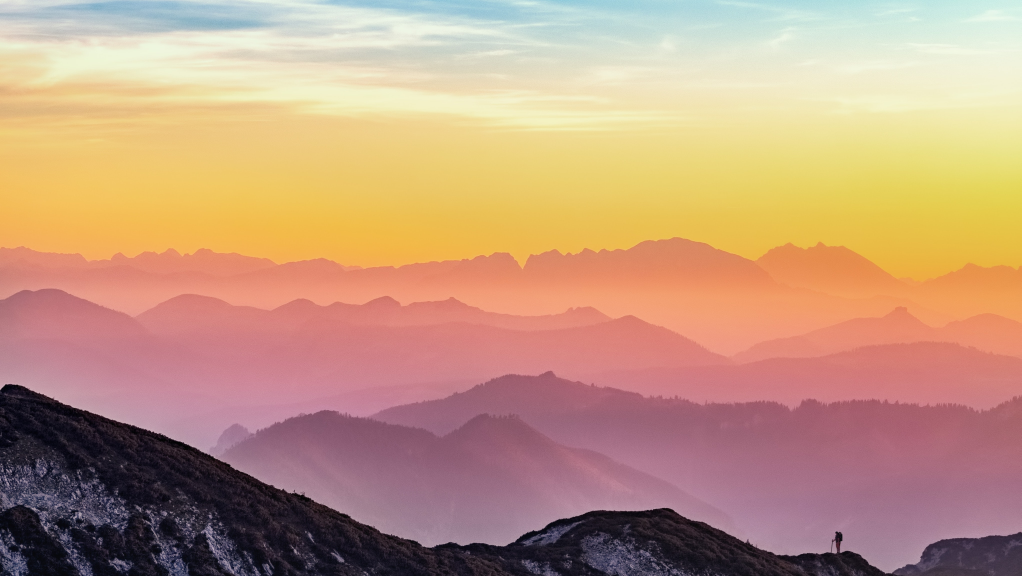
#> input picture Task2_Computer_Vision/assets/image.jpg, 4088 x 2304 px (shown at 1/4 size)
$ python final_result.py --input_file assets/image.jpg
#> lines starting #> are read from the running program, lines starting #| are printed output that depends on the picture
#!/usr/bin/python3
import cv2
import numpy as np
import argparse

parser = argparse.ArgumentParser(description="Can check pixel value of any point in given photo.")
parser.add_argument('--input_file', type=str, help="(Required) the image file you want to read")
parser.add_argument('--wt_ratio', type=float, default=1, help="width ratio to resize frame horizontally")
parser.add_argument("--ht_ratio", type=float, default=1, help="height ratio to resize frame veritcally")
parser.add_argument("--wt_size", type=int, default=0, help="to provide the frame width size in pixels")
parser.add_argument("--ht_size", type=int, default=0, help="to provide the frame height size in pixels")
parser.add_argument("--pallete_size", type=int, default=40, help="to provide height for the pallete window showing pixel value")

args = parser.parse_args()

INPUT_FILE = args.input_file
assert INPUT_FILE != None, "Please provide a image file"
WT_RATIO = args.wt_ratio
HT_RATIO = args.ht_ratio
WT_SIZE = args.wt_size
HT_SIZE = args.ht_size
HEIGHT = args.pallete_size
WINDOW_NAME = "Color Picker"

image = cv2.imread(INPUT_FILE)
#> image is the input picture: shape (2304, 4088, 3); mean B, G, R 127.4, 153.7, 192.1
assert type(image) != type(None), "Please provide valid image location"
image = cv2.resize(image, (WT_SIZE,HT_SIZE), fx=WT_RATIO, fy=HT_RATIO)

display_portion = np.zeros((HEIGHT, image.shape[1], 3),dtype=np.uint8)
updated_image = np.vstack((image, display_portion))
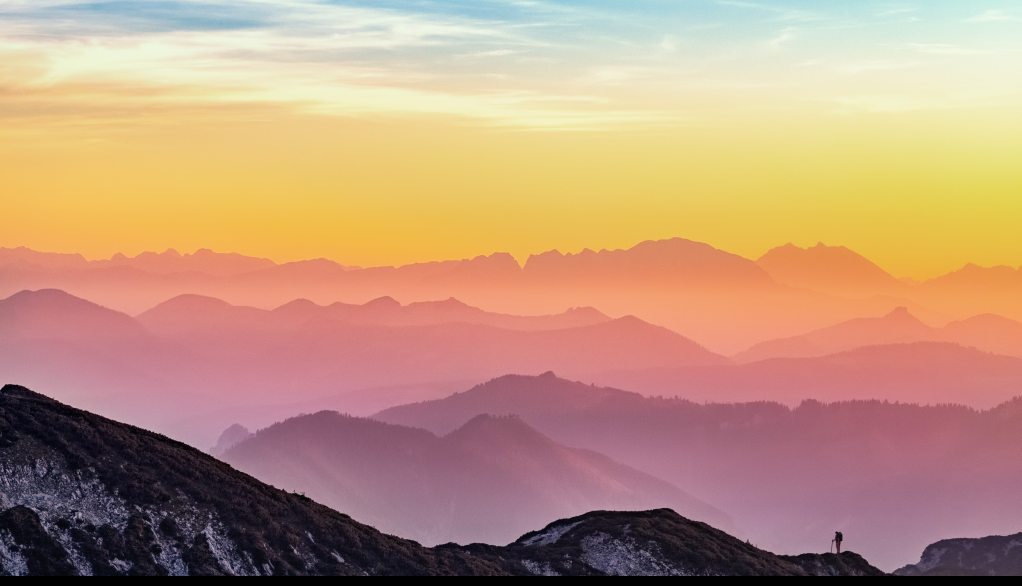
#> updated_image: shape (2344, 4088, 3) (shown at 1/4 size); mean B, G, R 125.2, 151.1, 188.9
temp = image.copy()
# Default Text
cv2.putText(updated_image, text="Hover Over Image To See Pixel Value | Double Click to Print on Console", org=(10, image.shape[0]+HEIGHT-10), fontFace=cv2.FONT_HERSHEY_COMPLEX, fontScale=0.6, color=(255, 255, 255), thickness=1, lineType=cv2.LINE_AA)

def display_pixel_value(event, x, y, flags, params):
    '''
    Display the updated pixel vlaue in bottom area
    Arguments:
        All arguments are as per instruction for setMouseCallback function in OpenCV documentation
    '''
    global image
    global updated_image
    image = temp.copy()
    updated_image = np.vstack((image, np.array([image[y, x]]).repeat(HEIGHT*image.shape[1], axis=0).reshape(HEIGHT, image.shape[1], 3) ))
    color = (255, 255, 255) if image[y,x,2]<105 else (0,0,0)
    cv2.putText(updated_image, text=f"RGB: ({image[y,x][2]},{image[y,x][1]},{image[y,x][0]})", org=(10, image.shape[0]+HEIGHT-10), fontFace=cv2.FONT_HERSHEY_COMPLEX, fontScale=0.6, color=color, thickness=1, lineType=cv2.LINE_AA)
    if event == cv2.EVENT_LBUTTONDBLCLK:
        print(f'Your selected pixel : {tuple(image[y,x])}')

cv2.namedWindow(WINDOW_NAME)
cv2.setMouseCallback(WINDOW_NAME, display_pixel_value)

while(True):
    cv2.imshow(WINDOW_NAME, updated_image)

    if cv2.waitKey(1) == ord('q'):
#> (key q is pressed here)
        break

cv2.destroyAllWindows()
